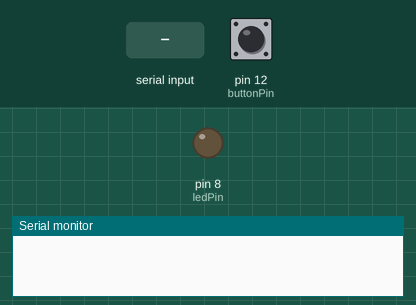
This sketch was run on a simulated Arduino Uno, built with avr-gcc and run on an emulated ATmega328P. On the bench: output pins drawn as LEDs (lit = HIGH), the last lines printed to the serial monitor. The inputs (shaded band) are chosen by the test bench; at power-on: pin 12 (buttonPin) LOW.

Above: at 1.2 s.
1.3 s: "o" received over Serial
At 3.3 s:
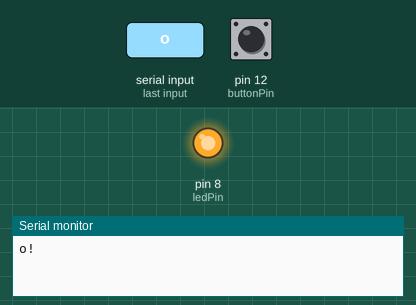
7.7 s: "x" received over Serial
At 9.3 s:
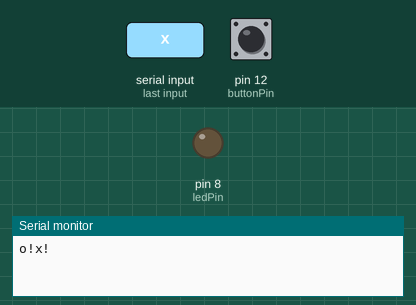
Timing chart, 0 to 10.8 s (numbered marks = the images above; inputs shaded):
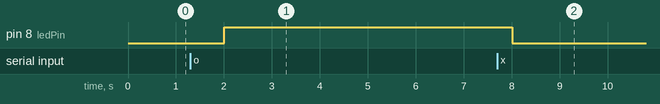

Measured:
- after the input at 1.3 s, pin 8 (ledPin): LOW → HIGH after 0.70 s
- after the input at 7.7 s, pin 8 (ledPin): HIGH → LOW after 0.31 s

The sketch:

driver_last.ino
```cpp
#include <SoftwareSerial.h>
//#include "Bluetooth.h"

const int buttonPin = 12;
const int ledPin = 8;

SoftwareSerial BTSerial(4, 5);

int inData;
int oldButtonState = LOW;
int x = 1;

int buttonPushCounter = 0;
int buttonState = 0;
int lastButtonState = 0;

boolean isSent = true;
boolean sending = true;


int oldData = 'a';

void setup() {
  // put your setup code here, to run once:

  Serial.begin(9600);
  BTSerial.begin(9600);
  pinMode(8, OUTPUT);

  // initialize the LED pin as an output:
  pinMode(ledPin, OUTPUT);
  // initialize the pushbutton pin as an input:
  pinMode(buttonPin, INPUT);
}

void loop() {
  // Get the current state of the button
  //int newButtonState = digitalRead(buttonPin);

  int ledAble = 0;

  //블루투스 모듈 -> 아두이노 -> 시리얼 모니터
  if (BTSerial.available()) { //데이터 수신 대기
    inData = BTSerial.read(); // 수신 데이터 읽기
    if (inData == 'o') {
      ledAble = 1;
      digitalWrite(ledPin, 1);
      sending = true;
    }
    if (inData == 'x') {
      ledAble = 0;
      digitalWrite(ledPin, 0);
      buttonPushCounter = 0;
      sending = false;

    }

    Serial.write(inData);
  }

  buttonState = digitalRead(buttonPin);

  // compare the buttonState to its previous state
  if (buttonState != lastButtonState) {
    // if the state has changed, increment the counter
    if (buttonState == HIGH) {
      // if the current state is HIGH then the button went from off to on:
      if (buttonPushCounter == 0) {
        Serial.print("buttonPushed");
      }

      buttonPushCounter++;
      Serial.println("on");
      Serial.print("number of button pushes: ");
      digitalWrite(ledPin, 1);
      Serial.println(buttonPushCounter);

      sending = true;
    } else {
      // if the current state is LOW then the button went from on to off:
      Serial.println("off");
    }


    // Delay a little bit to avoid bouncing
    delay(100);
  }
  // save the current state as the last state, for next time through the loop
  lastButtonState = buttonState;

  if(sending){
      BTSerial.write('o');
   }else{
      BTSerial.write('n');
      //Serial.println("i am sending n \n");
   }


  //시리얼 모니터 -> 아두이노 -> 브루투스 모둘
  if (Serial.available()) { //시니얼 모니터 확인
    char transmitchar = Serial.read(); //시리얼 모니터로 데이터 읽기

    //    digitalWrite(ledPin, 0);
    //    Serial.write("IN!");
    //BTSerial.write(transmitchar); //블루투스로 데이터 전송

    if (transmitchar == 'x') {
      digitalWrite(ledPin, 0);
      Serial.write("x!");
      buttonPushCounter = 0;
    } else if (transmitchar == 'o') {
      digitalWrite(ledPin, 1);
      Serial.write("o!");
      buttonPushCounter++;
    }
  }

  delay(1000);
}
```
